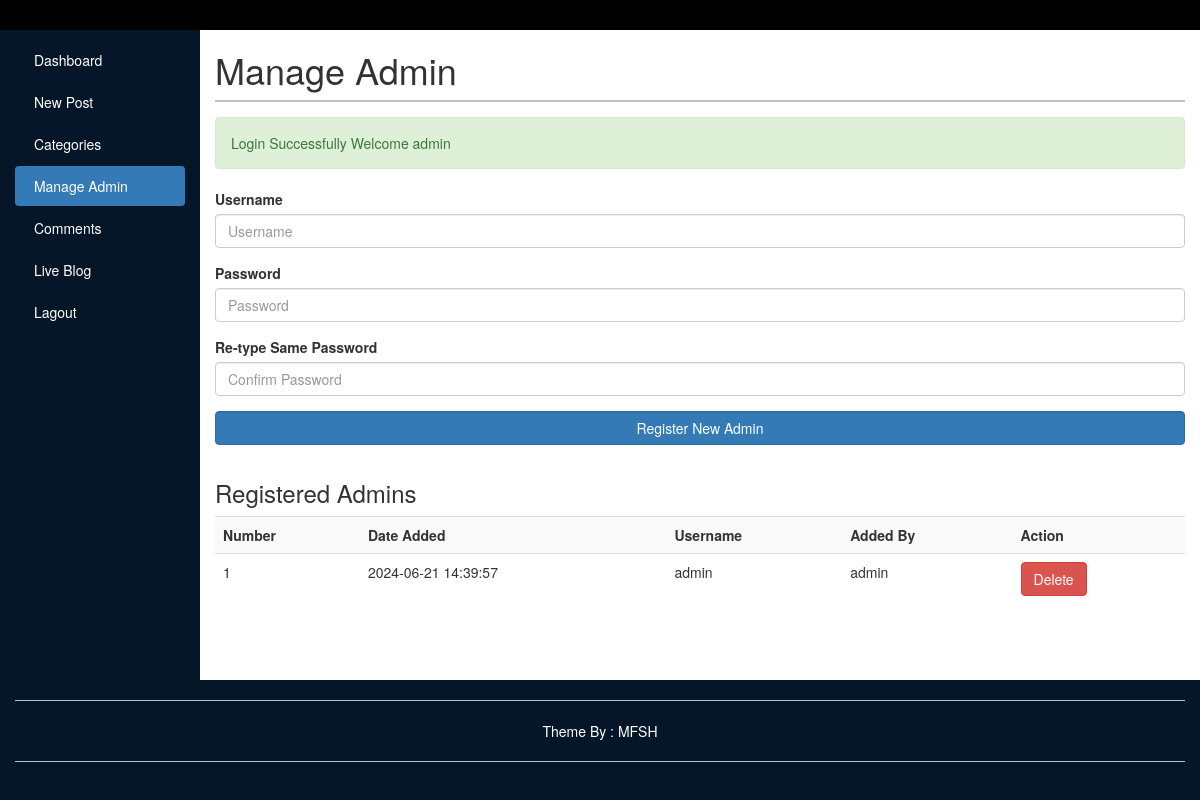
Page /Admin.php (signed in) on the committed database.
### tables this page shows
CREATE TABLE `cms_admin` (
  `id` int(11) NOT NULL,
  `date_time` varchar(50) NOT NULL,
  `username` varchar(50) NOT NULL,
  `password` varchar(50) NOT NULL,
  `added_by` varchar(50) NOT NULL
);

### Include/functions.php (called while the page is built, shortened)
<?php
require_once('Database.php');
function Query ($query) {
	global $con;
	try {
		$exec = mysqli_query($con,$query) or die(mysqli_error($con));
		if($exec) {
			return $exec;
		}
	}catch (Exception $e) {
		echo $e->getMessage();
	}
	return false;
}
?>

### Admin.php (the view, shortened to what this page needs)
<?php require_once ('Include/Sessions.php'); ?>
<?php require_once ('Include/functions.php') ?>
<!DOCTYPE html>
<html>
<head>
	<link rel="stylesheet" type="text/css" href="bootstrap/css/bootstrap.min.css">
	<link rel="stylesheet" type="text/css" href="Assets/style.css">
</head>
<body>
	<div class="heading">
	</div>
	<div class="container-fluid">
		<div class="main">
			<div class="row">
				<div class="col-sm-2">
					<ul id="side-menu" class="nav nav-pills nav-stacked">
						<li class=""><a href="Dashboard.php">
								<span=class="glyphicon glyphicon-th"></span>
								&nbsp;Dashboard</a></li>
						<li><a href="NewPost.php">
								<span=class="glyphicon glyphicon-list"></span>
								&nbsp;New Post</a></li>
						<li class=""><a href="Categories.php">
								<span=class="glyphicon glyphicon-tags"></span>
								&nbsp;Categories</a></li>
						<li class="active"><a href="Categories.php">
								<span=class="glyphicon glyphicon-user"></span>
								&nbsp;Manage Admin</a></li>
						<li><a href="Comments.php">
								<span=class="glyphicon glyphicon-comment"></span>
								&nbsp;Comments</a></li>
						<li><a href="Blog.php">
								<span=class="glyphicon glyphicon-equalizer"></span>
								&nbsp;Live Blog</a></li>
						<li><a href="Lagout.php">
								<span=class="glyphicon glyphicon-log-out"></span>
								&nbsp;Lagout</a></li>
					</ul>
				</div>
				<div class="col-xs-10">
					<div class="page-title">
						<h1>Manage Admin</h1>
					</div>
					<?php echo SuccessMessage(); ?>
					<div>
						<div class="row">
							<div class="col-md-12 ">
								<form method="POST" action="Admin.php">
									<fieldset>
										<div class="form-group">
											<label for="username">Username</label>
											<input class="form-control input-md" type="text" name="username"
												placeholder="Username">
										</div>
										<div class="form-group">
											<label for="password">Password</label>
											<input class="form-control input-md" type="Password" name="password"
												placeholder="Password">
										</div>
										<div class="form-group">
											<label for="confirm_password">Re-type Same Password</label>
											<input class="form-control input-md" type="Password" name="confirm_password"
												placeholder="Confirm Password">
										</div>
										<div class="form-group">
											<input class="form-control btn btn-primary" type="submit" name="submit"
												value="Register New Admin">
										</div>
									</fieldset>
								</form>
							</div>
						</div>
						<div id="cat_table">
							<h3>Registered Admins</h3>
							<table class="table table-striped table-hover">
								<tr>
									<th>Number</th>
									<th>Date Added</th>
									<th>Username</th>
									<th>Added By</th>
									<th>Action</th>
								</tr>
								<?php
								$num = 1;
								$viewSql = "SELECT * FROM cms_admin ORDER BY date_time DESC";
								$exec = Query($viewSql);
								while ($data = mysqli_fetch_assoc($exec)) {
									$id = $data['id'];
									$dateAdded = $data['date_time'];
									$username = $data['username'];
									$creator = $data['added_by'];
									echo "<tr>
										<td>$num</td>
											<td>$dateAdded</td>
											<td>$username</td>
											<td>$creator</td>
											<td><a href='Admin.php?del_admin=$id'><button class='btn btn-danger'>Delete</button></a></td>
										</tr>
									";
									$num++;
								}
								?>
							</table>
						</div>
					</div>
				</div>
			</div>
		</div>
		<div class="row" id="footer">
			<div class="col-sm-12">
				<hr>
				<p>Theme By : MFSH</p>
				<hr>
			</div>
		</div>
	</div>
</body>
</html>

### Assets/style.css (style rules this page uses)
body { background: #041627; overflow-x: hidden; }
.heading { height: 50px; padding: 5px; background: black; padding-left: 25px; color: silver; }
.col-sm-2 { background: #041627; padding-top: 10px; }
.col-xs-10 { background: white !important; min-height: 650px; overflow: hidden; }
#side-menu li a { color: white; }
#footer { text-align: center; color: white; }
hr { border-color: silver; }
.page-title { border-bottom: solid 2px silver; margin-bottom: 15px; }
.main { margin-top : -20px; }

### rows in the picture
cms_admin: date_time "2024-06-21 14:39:57", username "admin", added_by "admin"

### other values in the picture
$_SESSION["successMessage"] "Login Successfully Welcome admin"
